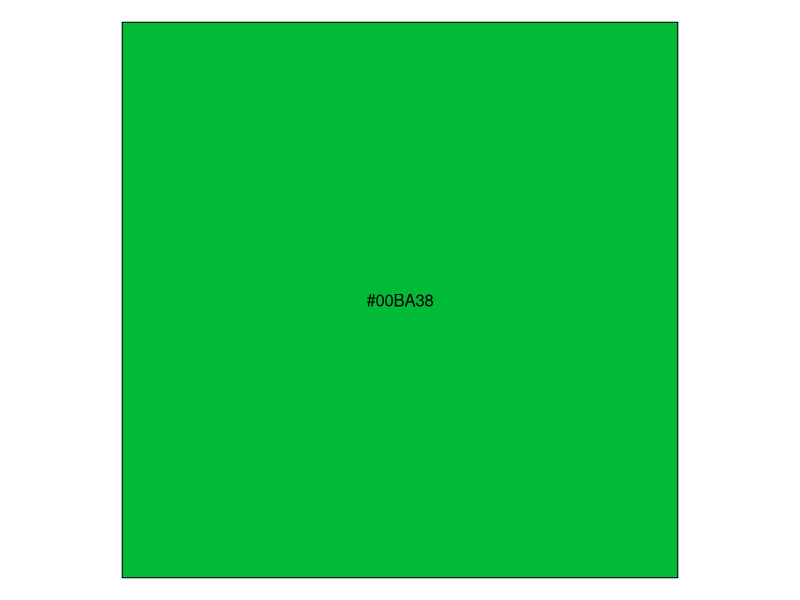
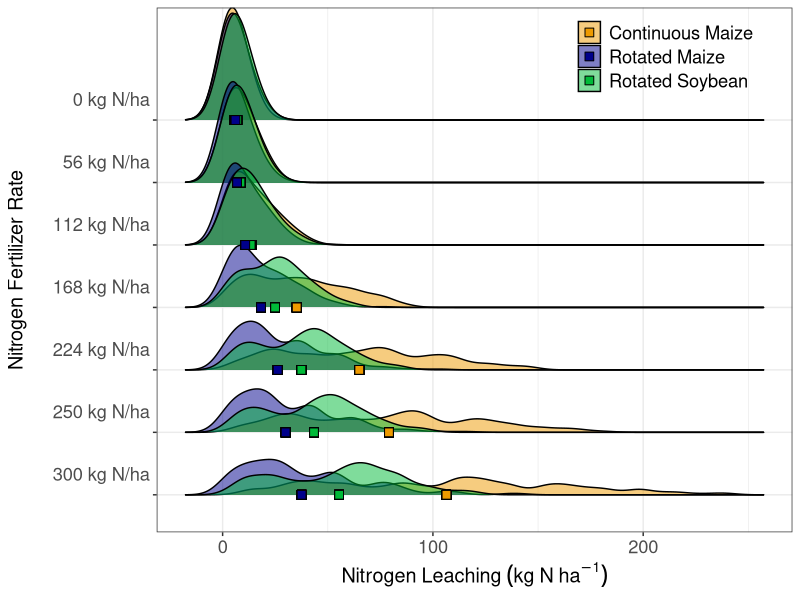
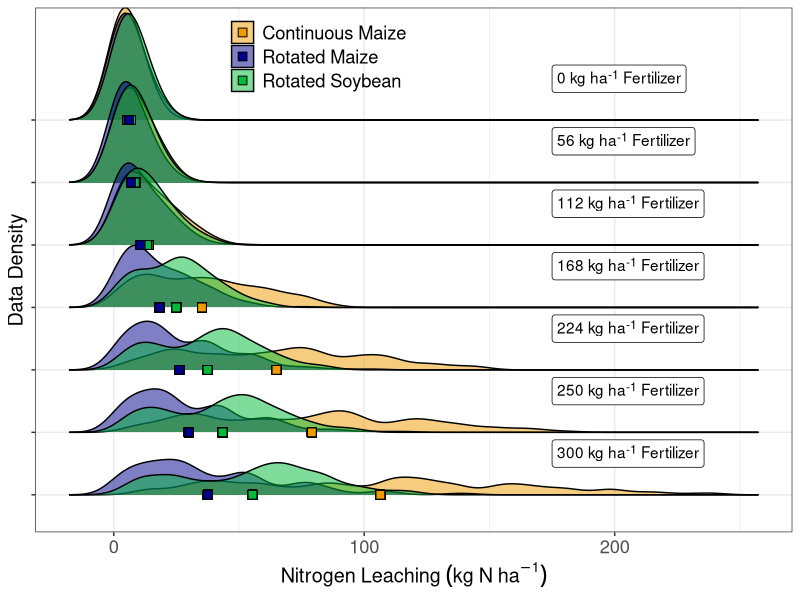
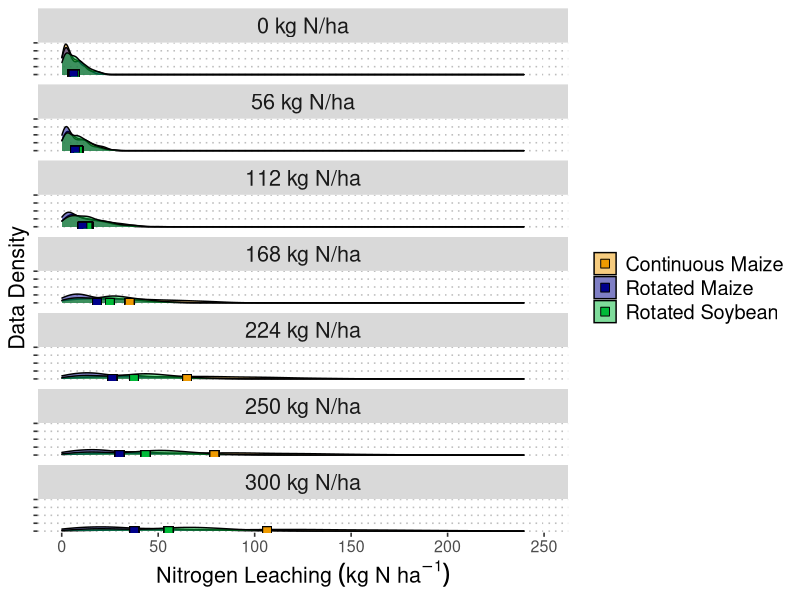
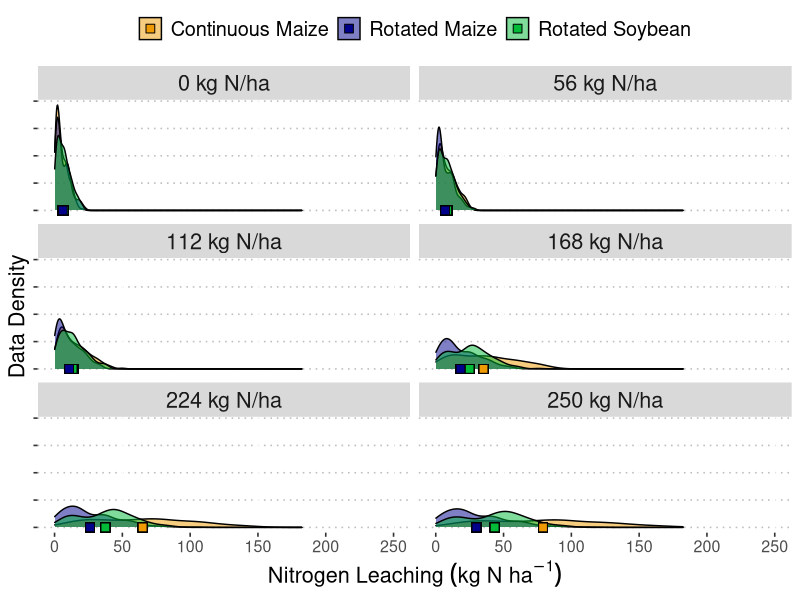
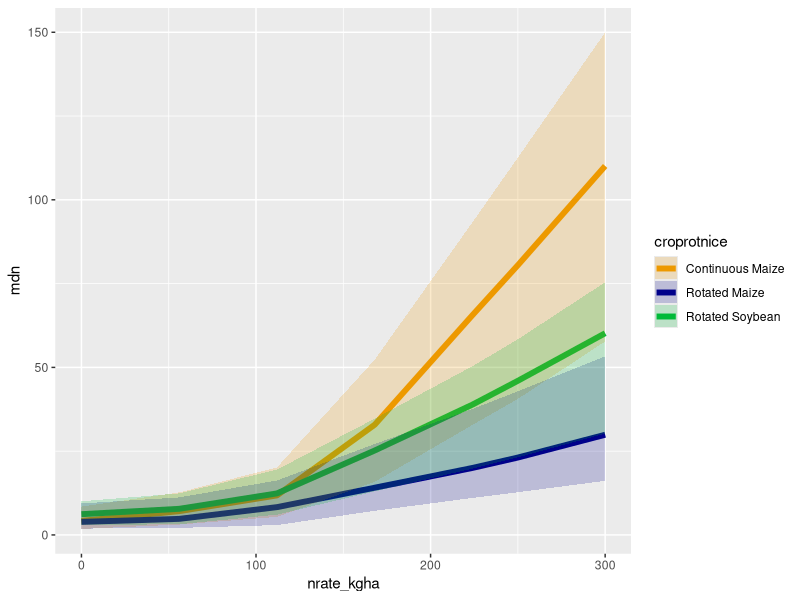
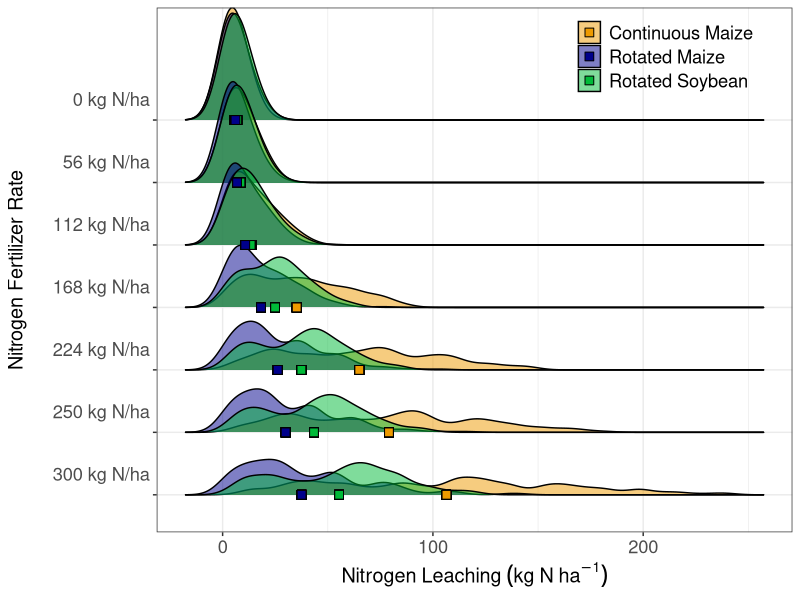
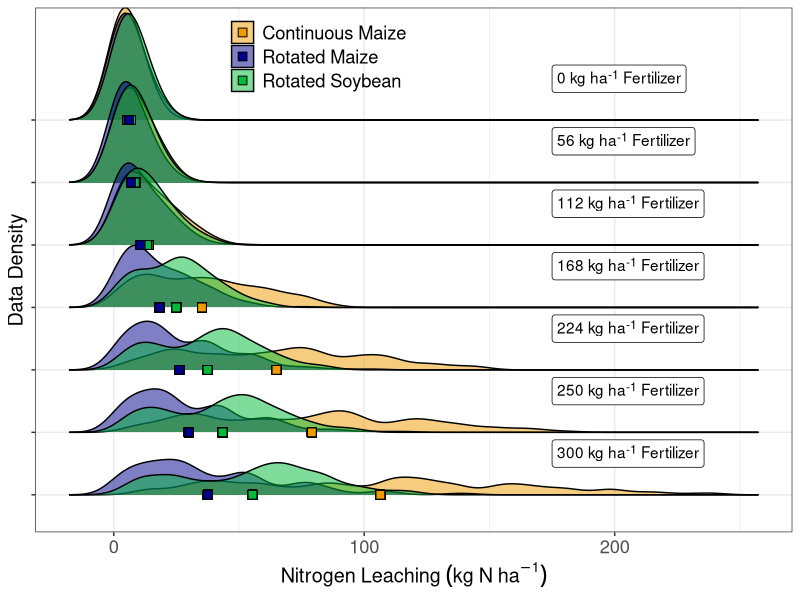

These charts were generated, in order, by the following R code:
# author: gina
# created: 6/1/2020
# purpose: process heather's data
# last updated: 6/8/2020 (yields weren't crop specific, asked heather to change)
#               6/17/2020 look at soils data
#               8/20/2020 (removed sutherland, checking)
#               9/14/2020 (make it look nice)
#               10/9/2020 (this won't work any more, no soybean...)

library(tidyverse)
library(scales)
library(ggridges)
library(ggpubr)



# plot things -------------------------------------------------------------

clr1 <- "orange2"
clr2 <- "darkblue"
clr3 <- "#00BA38"

show_col(clr3)

rawdat <- read_csv("01_proc-raw-outs/pro_apdat.csv") %>% 
  mutate(rotation2 = ifelse(rotation == "sc", "cs", rotation),
         croprot = paste0(crop, rotation2)) %>% 
  select(croprot, everything())

#--original

rawdat %>% 
  arrange(nrate_kgha) %>% 
  mutate(
    nrateF = paste(nrate_kgha, "kg N/ha"),
    nrateF = fct_inorder(nrateF),
    nrateF2 = factor(nrateF, levels = rev(levels(nrateF))),
    croprotnice = dplyr::recode(croprot,
                                corncc = "Continuous Maize",
                                corncs = "Rotated Maize",
                                soycs = "Rotated Soybean")) %>%
  group_by(nrateF2, croprotnice) %>% 
  mutate(mnleach = mean(leaching_kgha)) %>% 
  ggplot(aes(x = leaching_kgha, y = nrateF2, fill = croprotnice)) +
  geom_density_ridges(alpha = 0.5) +
  geom_point(aes(x = mnleach, y = nrateF2), pch = 22, size = 3) +
  scale_fill_manual(values = c(clr1, clr2, clr3)) + 
  labs(y = "Nitrogen Fertilizer Rate\n",
       x = expression(Nitrogen~Leaching~(kg~N~ha^-1)),
       fill = NULL) + 
  theme_bw() + 
  theme(axis.text = element_text(size = rel(1.2)),
        axis.text.y = element_text(vjust = -1),
        axis.title = element_text(size = rel(1.3)),
        legend.justification = c(1, 1),
        legend.position = c(0.95,0.99),
        legend.background = element_blank(),
        legend.text = element_text(size = rel(1.2)))

ggsave("fig3.png")

#--move labels
nlabs <- 
  rawdat %>% 
  arrange(nrate_kgha) %>% 
  mutate(
    nrateF = paste(nrate_kgha, "kg N/ha"),
    nrateF = fct_inorder(nrateF),
    nrateF2 = factor(nrateF, levels = rev(levels(nrateF))),
    croprotnice = dplyr::recode(croprot,
                                corncc = "Continuous Maize",
                                corncs = "Rotated Maize",
                                soycs = "Rotated Soybean")) %>% 
  filter(croprotnice == "Rotated Maize") %>% 
  select(nrate_kgha, croprotnice, nrateF, nrateF2) %>% 
  distinct()

library(ggtext)

thing <- bquote("kg "~ha^-1~ "Fertilizer")
bquote("Vc[max] ("*mu~ "mol" ~CO[2]~ m^-2~s^-1*")")


rawdat %>% 
  arrange(nrate_kgha) %>% 
  mutate(
    nrateF = paste(nrate_kgha, "kg N/ha"),
    nrateF = fct_inorder(nrateF),
    nrateF2 = factor(nrateF, levels = rev(levels(nrateF))),
    croprotnice = dplyr::recode(croprot,
                                     corncc = "Continuous Maize",
                                     corncs = "Rotated Maize",
                                     soycs = "Rotated Soybean")) %>%
  group_by(nrateF2, croprotnice) %>% 
  mutate(mnleach = mean(leaching_kgha)) %>% 
  ggplot(aes(x = leaching_kgha, y = nrateF2, fill = croprotnice)) +
  geom_density_ridges(alpha = 0.5) +
  geom_point(aes(x = mnleach, y = nrateF2), pch = 22, size = 3) +
  geom_richtext(
    data = nlabs, aes(x = 175, y = nrateF2, label = paste(nrate_kgha, "kg ha<sup>-1</sup> Fertilizer"),
                      vjust = -1, hjust = 0),
    fill = "white") +
  
  # geom_label(data = nlabs, aes(x = 175, y = nrateF2, label = paste(nrate_kgha, "kg N/ha Fertilizer"),
  #                              vjust = -1, hjust = 0),
  #            fill = "white") +
  # geom_label(data = nlabs, aes(x = -50, y = nrateF2, label = paste(nrate_kgha, "kg N/ha Fertilizer"),
  #                              vjust = -2, hjust = 0),
  #            fill = "white") +
  scale_fill_manual(values = c(clr1, clr2, clr3)) + 
  labs(y = "Data Density",
       x = expression(Nitrogen~Leaching~(kg~N~ha^-1)),
       fill = NULL) + 
  theme_bw() + 
  theme(axis.text = element_text(size = rel(1.2)),
        axis.text.y = element_blank(),
        axis.title = element_text(size = rel(1.3)),
        legend.justification = c(1, 1),
        legend.position = c(0.5,0.99),
        legend.background = element_blank(),
        legend.text = element_text(size = rel(1.2)))

ggsave("fig3_stacked.png")


# looks dumb --------------------------------------------------------------


fig_dat <- 
  rawdat %>% 
  mutate(nrateF = as.factor(nrate_kgha),
         nrateF2 = factor(nrateF, levels = rev(levels(nrateF))),
         croprotnice = dplyr::recode(croprot,
                                     corncc = "Continuous Maize",
                                     corncs = "Rotated Maize",
                                     soycs = "Rotated Soybean")) %>%
  group_by(nrateF2, croprotnice) %>% 
  mutate(mnleach = mean(leaching_kgha)) %>% 
  select(site_id, croprot, croprotnice, nrate_kgha, nrateF, nrateF2, leaching_kgha, mnleach)


fig_dat %>%
  arrange(nrate_kgha) %>% 
  mutate(striplab = paste(nrate_kgha, "kg N/ha"),
         striplab = fct_inorder(striplab),
         striplab2 = fct_rev(striplab)) %>% 
  ggplot(aes(leaching_kgha, fill = croprotnice)) +
  geom_density_line(alpha = 0.5) +
  geom_point(aes(x = mnleach, y = 0), pch = 22, size = 3) +
  scale_fill_manual(values = c(clr1, clr2, clr3)) + 
  labs(y = "Data Density",
       x = expression(Nitrogen~Leaching~(kg~N~ha^-1)),
       fill = NULL) +
  theme_bw() +
  theme_pubclean() +
  theme(axis.text.x = element_text(size = rel(1.2)),
        axis.text.y = element_blank(),
        axis.title = element_text(size = rel(1.3)),
        strip.text = element_text(size = rel(1.3)),
        #legend.justification = c(1, 1),
        legend.position = "right",
        legend.direction = "vertical",
        legend.background = element_blank(),
        legend.text = element_text(size = rel(1.2))) +
  facet_wrap(~striplab2, ncol = 1, strip.position = "top") + 
  coord_cartesian(xlim = c(0, 250))

ggsave("fig3_dumb.png")


fig_dat %>%
  filter(nrate_kgha != 300) %>% 
  arrange(nrate_kgha) %>% 
  mutate(striplab = paste(nrate_kgha, "kg N/ha"),
         striplab = fct_inorder(striplab),
         striplab2 = fct_rev(striplab)) %>% 
  ggplot(aes(leaching_kgha, fill = croprotnice)) +
  geom_density_line(alpha = 0.5) +
  geom_point(aes(x = mnleach, y = 0), pch = 22, size = 3) +
  scale_fill_manual(values = c(clr1, clr2, clr3)) + 
  labs(y = "Data Density",
       x = expression(Nitrogen~Leaching~(kg~N~ha^-1)),
       fill = NULL) +
  theme_bw() +
  theme_pubclean() +
  theme(axis.text.x = element_text(size = rel(1.2)),
        axis.text.y = element_blank(),
        axis.title = element_text(size = rel(1.3)),
        strip.text = element_text(size = rel(1.3)),
        #legend.justification = c(0.2, 0.8),
        legend.position = "top",
        legend.direction = "horizontal",
        legend.background = element_blank(),
        legend.text = element_text(size = rel(1.2))) +
  facet_wrap(~striplab2, ncol = 2, strip.position = "top") + 
  coord_cartesian(xlim = c(0, 250))

ggsave("fig3_panels.png")


quantile(rawdat$leaching_kgha, 0.1
         )

#--rafa's idea
rawdat %>%
  select(croprot, site_id, nrate_kgha, year, leaching_kgha) %>% 
  group_by(nrate_kgha, croprot) %>% 
  summarise(mdn = median(leaching_kgha),
            lo = quantile(leaching_kgha, .75),
            hi = quantile(leaching_kgha, .25)) %>% 
  mutate(
    croprotnice = dplyr::recode(croprot,
                                corncc = "Continuous Maize",
                                corncs = "Rotated Maize",
                                soycs = "Rotated Soybean")) %>%
  ggplot() + 
  geom_line(aes(nrate_kgha, mdn, color = croprotnice), size = 2) + 
  geom_ribbon(aes(nrate_kgha, ymin = lo, ymax = hi, fill = croprotnice), alpha = 0.2) + 
  scale_fill_manual(values = c(clr1, clr2, clr3)) + 
  scale_color_manual(values = c(clr1, clr2, clr3))  
  
